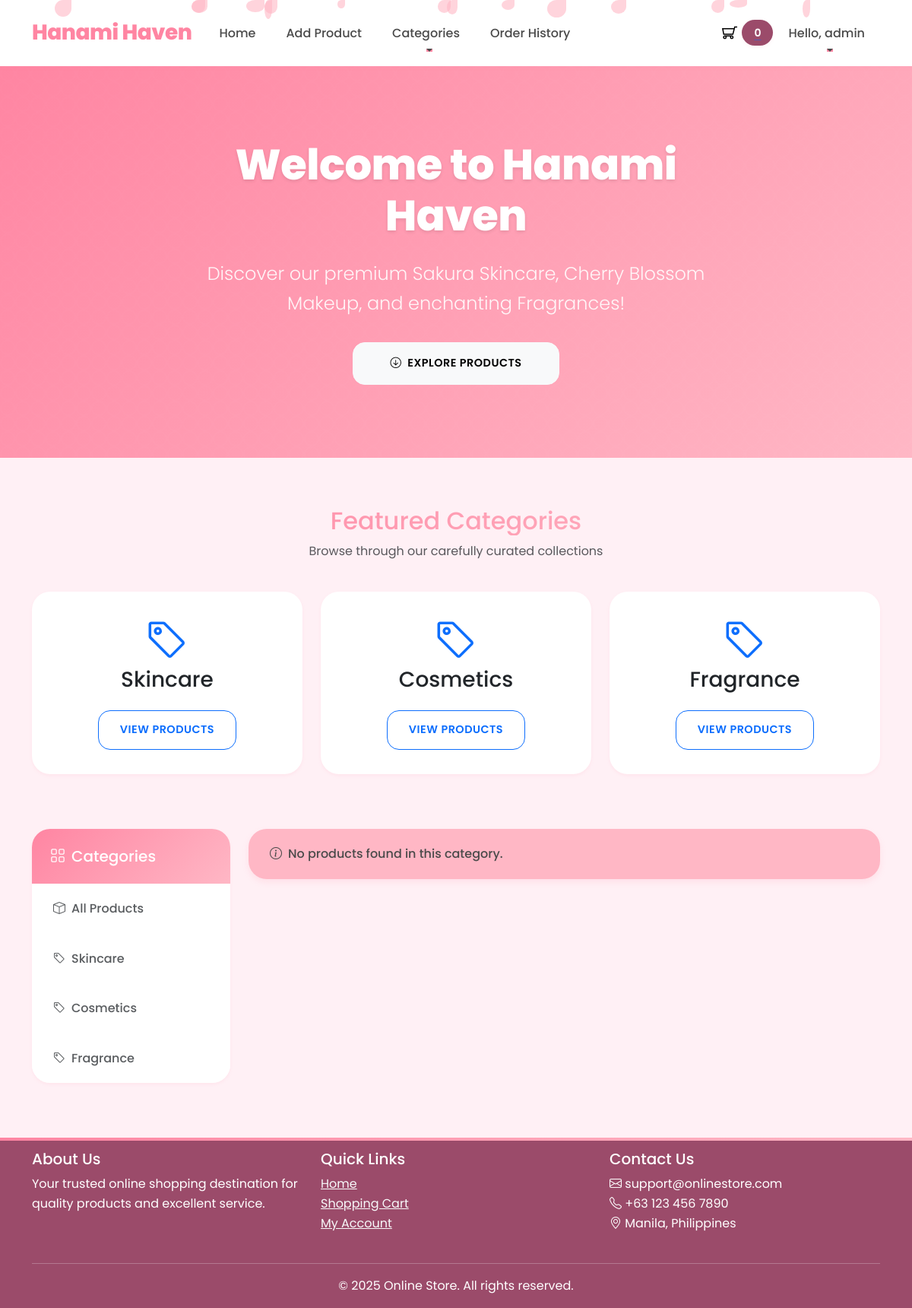
The page /mini-framework-store/index.php?category=4 (signed in) on the database its author committed.
### tables this page shows
CREATE TABLE `product_categories` (
  `id` int(11) NOT NULL,
  `category_name` varchar(100) NOT NULL,
  `created_at` datetime DEFAULT NULL,
  `updated_at` datetime DEFAULT NULL
);

### mini-framework-store/app/includes/database.php (called while the page is built, shortened)
<?php
class Database {
    private $host = "localhost";
    private $db_name = "e-commerce_sheed";
    private $username = "root";
    private $password = "";
    protected $conn;
    public function __construct() {
        try {
            $this->conn = new \PDO("mysql:host=" . $this->host . ";dbname=" . $this->db_name, $this->username, $this->password);
            $this->conn->setAttribute(\PDO::ATTR_ERRMODE, \PDO::ERRMODE_EXCEPTION);
        } catch (\PDOException $e) {
            die("Connection failed: " . $e->getMessage());
        }
    }
    public function getConnection() {
        return $this->conn;
    }
}

### mini-framework-store/app/models/Category.php (called while the page is built, shortened)
<?php
class Category extends Database
{
    private $db;
    public function __construct()
    {
        $this->db = $this->getConnection();
    }
    public function getAll()
    {
        $sql = "SELECT * FROM product_categories";
        $stmt = $this->db->prepare($sql);
        $stmt->execute();
        return $stmt->fetchAll(\PDO::FETCH_ASSOC);
    }
}

### mini-framework-store/helpers/functions.php (called while the page is built, shortened)
<?php
function template($path) {
    include 'templates/' . $path;
}

### mini-framework-store/index.php (the view, shortened to what this page needs)
<?php include 'helpers/functions.php'; ?>
<?php template('header.php'); ?>
<?php
$products = new Product();
$categories = new Category();
$selectedCategory = isset($_GET['category']) ? $_GET['category'] : null;
$productsList = $selectedCategory ? $products->getByCategory($selectedCategory) : $products->getAll();
?>
<div class="sakura-container">
</div>
<section class="hero-section">
    <div class="container">
        <div class="row align-items-center">
            <div class="col-md-8 mx-auto text-center">
                <h1 class="hero-title fade-in">Welcome to Hanami Haven</h1>
                <p class="hero-subtitle fade-in">Discover our premium Sakura Skincare, Cherry Blossom Makeup, and enchanting Fragrances!</p>
                <div class="mt-4 fade-in">
                    <a href="#products" class="btn btn-light btn-lg px-5 py-3 shadow-hover">
                        <i class="bi bi-arrow-down-circle me-2"></i>Explore Products
                    </a>
                </div>
            </div>
        </div>
    </div>
</section>
<section class="container mb-5">
    <div class="row">
        <div class="col-12 text-center mb-4">
            <h2 class="text-gradient">Featured Categories</h2>
            <p class="text-muted">Browse through our carefully curated collections</p>
        </div>
        <?php foreach($categories->getAll() as $category): ?>
            <div class="col-md-4 mb-4">
                <div class="card category-card h-100 shadow-hover">
                    <div class="card-body text-center">
                        <i class="bi bi-tag display-4 mb-3 text-primary"></i>
                        <h3 class="card-title"><?php echo $category['category_name']; ?></h3>
                        <a href="#" class="btn btn-outline-primary mt-3 category-filter-btn" data-category="<?php echo $category['id']; ?>">
                            View Products
                        </a>
                    </div>
                </div>
            </div>
        <?php endforeach; ?>
    </div>
</section>
<div class="container my-5" id="products">
    <div class="row">
        <div class="col-md-3">
            <div class="card category-sidebar mb-4">
                <div class="card-header">
                    <h5 class="mb-0"><i class="bi bi-grid me-2"></i>Categories</h5>
                </div>
                <div class="card-body p-0">
                    <div class="list-group list-group-flush">
                        <a href="#" class="list-group-item list-group-item-action <?php echo !$selectedCategory ? 'active' : ''; ?>" data-category="all">
                            <i class="bi bi-box me-2"></i>All Products
                        </a>
                        <?php foreach($categories->getAll() as $category): ?>
                            <a href="#"
                               class="list-group-item list-group-item-action <?php echo $selectedCategory == $category['id'] ? 'active' : ''; ?>"
                               data-category="<?php echo $category['id']; ?>">
                                <i class="bi bi-tag me-2"></i><?php echo $category['category_name']; ?>
                            </a>
                        <?php endforeach; ?>
                    </div>
                </div>
            </div>
        </div>
        <div class="col-md-9">
            <?php if(empty($productsList)): ?>
                <div class="alert alert-info shadow-hover">
                    <i class="bi bi-info-circle me-2"></i>No products found in this category.
                </div>
            <?php endif; ?>
        </div>
    </div>
</div>

### mini-framework-store/assets/css/styles.css (style rules this page uses)
:root { --primary-color: #FF85A2; --secondary-color: #FFB7C5; --accent-color: #9B4B6A; --bg-light: #FFF0F5; --bg-white: #FFFFFF; --bg-gradient: linear-gradient(135deg, #FF85A2 0%, #FFB7C5 100%); --bg-gradient-hover: linear-gradient(135deg, #FFB7C5 0%, #FF85A2 100%); --text-dark: #4A4A4A; --text-light: #8E8E8E; --text-white: #FFFFFF; --success-color: #88B04B; --warning-color: #FFB7C5; --error-color: #FF6B6B; --border-color: #FFE4E9; --shadow-sm: 0 2px 4px rgba(255, 133, 162, 0.1); --shadow-md: 0 4px 8px rgba(255, 133, 162, 0.15); --shadow-lg: 0 8px 16px rgba(255, 133, 162, 0.2); --shadow-xl: 0 12px 24px rgba(255, 133, 162, 0.25); }
body { background-color: var(--bg-light); color: var(--text-dark); font-family: 'Poppins', sans-serif; line-height: 1.6; overflow-x: hidden; }
.hero-section { background: var(--bg-gradient); padding: 6rem 0; color: var(--text-white); position: relative; overflow: hidden; margin-bottom: 4rem; }
.hero-section::before { content: ''; position: absolute; top: 0; left: 0; right: 0; bottom: 0; opacity: 0.1; animation: patternMove 20s linear infinite; }
.hero-title { font-size: 3.5rem; font-weight: 800; margin-bottom: 1.5rem; text-shadow: 0 2px 4px rgba(0,0,0,0.1); letter-spacing: -0.5px; }
.hero-subtitle { font-size: 1.5rem; opacity: 0.9; margin-bottom: 2rem; font-weight: 300; }
.card { border: none; border-radius: 1.5rem; box-shadow: var(--shadow-sm); transition: all 0.4s cubic-bezier(0.4, 0, 0.2, 1); overflow: hidden; background-color: var(--bg-white); }
.card-header { background: var(--bg-gradient) !important; color: var(--text-white) !important; border-bottom: none; padding: 1.5rem; font-weight: 600; }
.card-body { padding: 2rem; }
.btn { padding: 0.875rem 1.75rem; font-weight: 600; border-radius: 1rem; transition: all 0.4s cubic-bezier(0.4, 0, 0.2, 1); text-transform: uppercase; letter-spacing: 0.5px; font-size: 0.9rem; }
.hero-section .btn { position: relative; z-index: 1001; pointer-events: auto; }
.list-group-item { border: none; padding: 1.25rem 1.75rem; font-weight: 500; transition: all 0.3s ease; border-left: 3px solid transparent; }
.alert { border: none; border-radius: 1.5rem; padding: 1.25rem 1.75rem; box-shadow: var(--shadow-md); font-weight: 500; }
.alert-info { background-color: var(--secondary-color); color: var(--text-dark); }
.fade-in { animation: fadeIn 0.8s cubic-bezier(0.4, 0, 0.2, 1); }
.sakura-container { position: fixed; top: 0; left: 0; width: 100%; height: 100%; pointer-events: none; z-index: 1000; }
.text-gradient { background: var(--bg-gradient); -webkit-background-clip: text; -webkit-text-fill-color: transparent; background-clip: text; }
.shadow-hover { transition: all 0.4s cubic-bezier(0.4, 0, 0.2, 1); }

### rows shown on the page
product_categories: category_name "Skincare"
product_categories: category_name "Cosmetics"
product_categories: category_name "Fragrance"

### other values the page prints
$cartCount "0"
$_SESSION['user']['name'] "admin"
